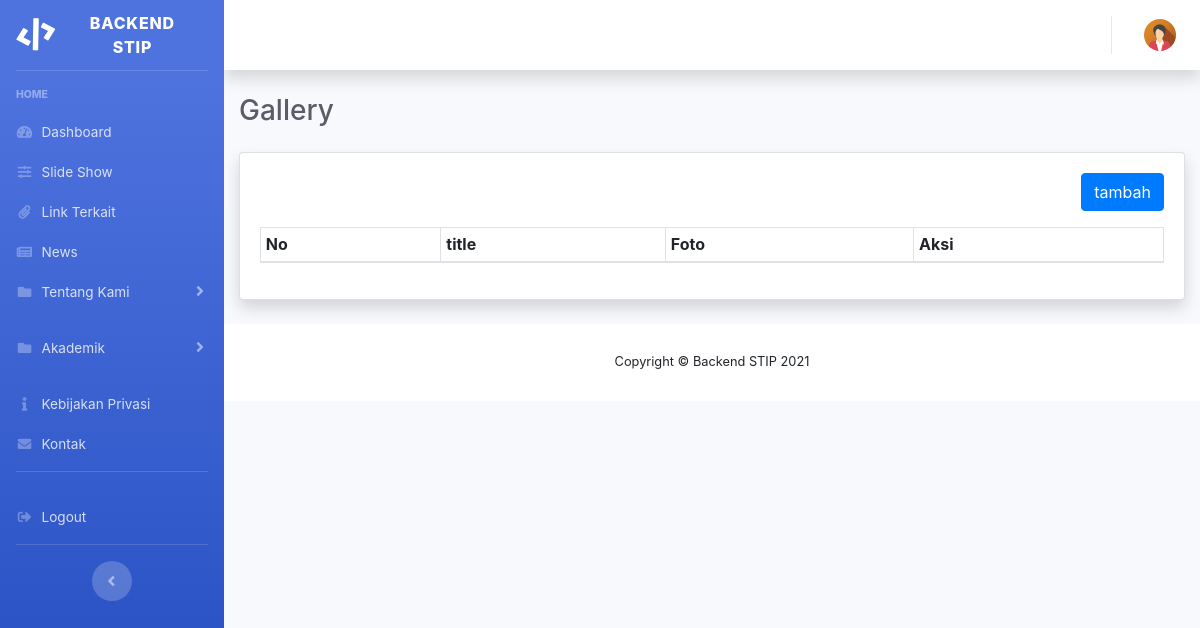
The app's page /admin/gallery, older data.
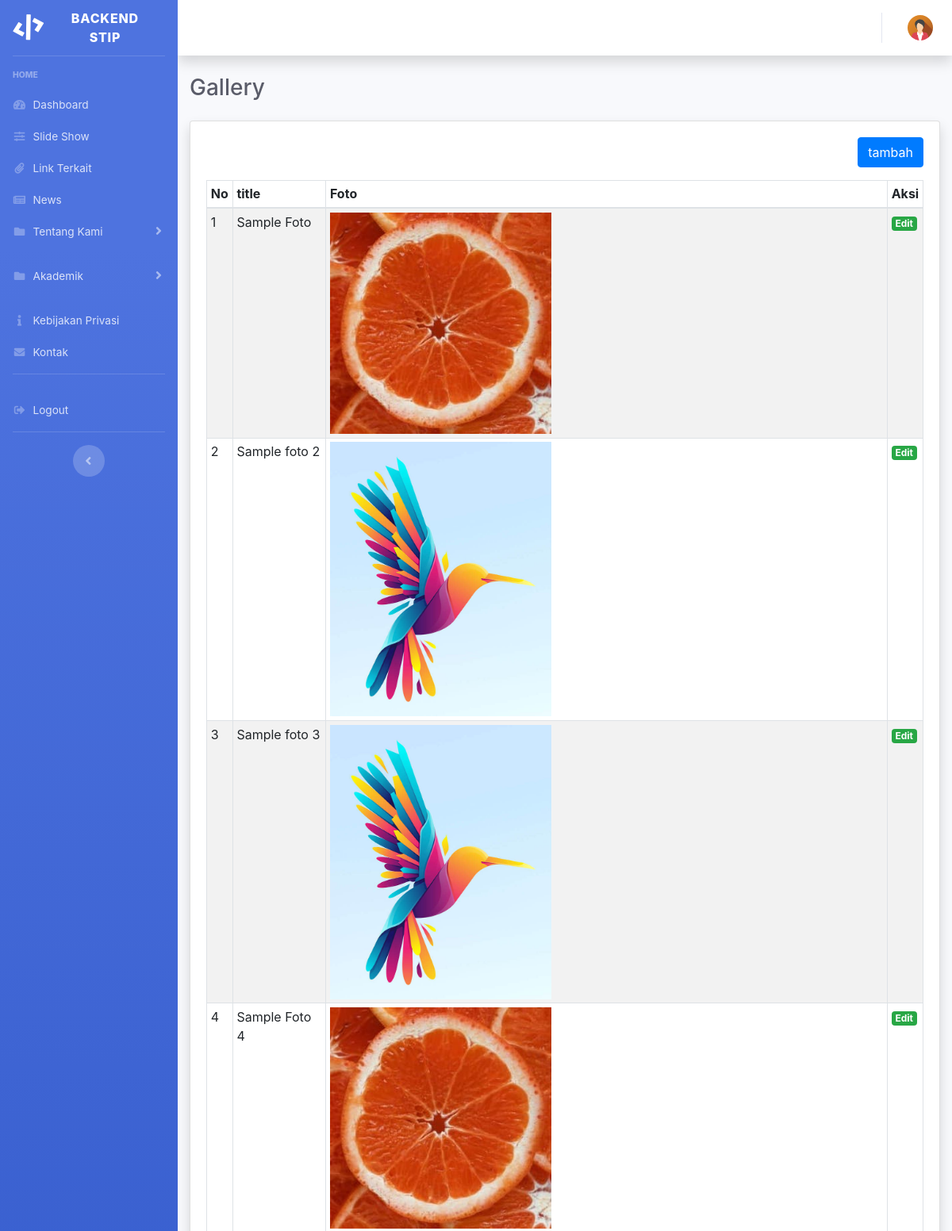
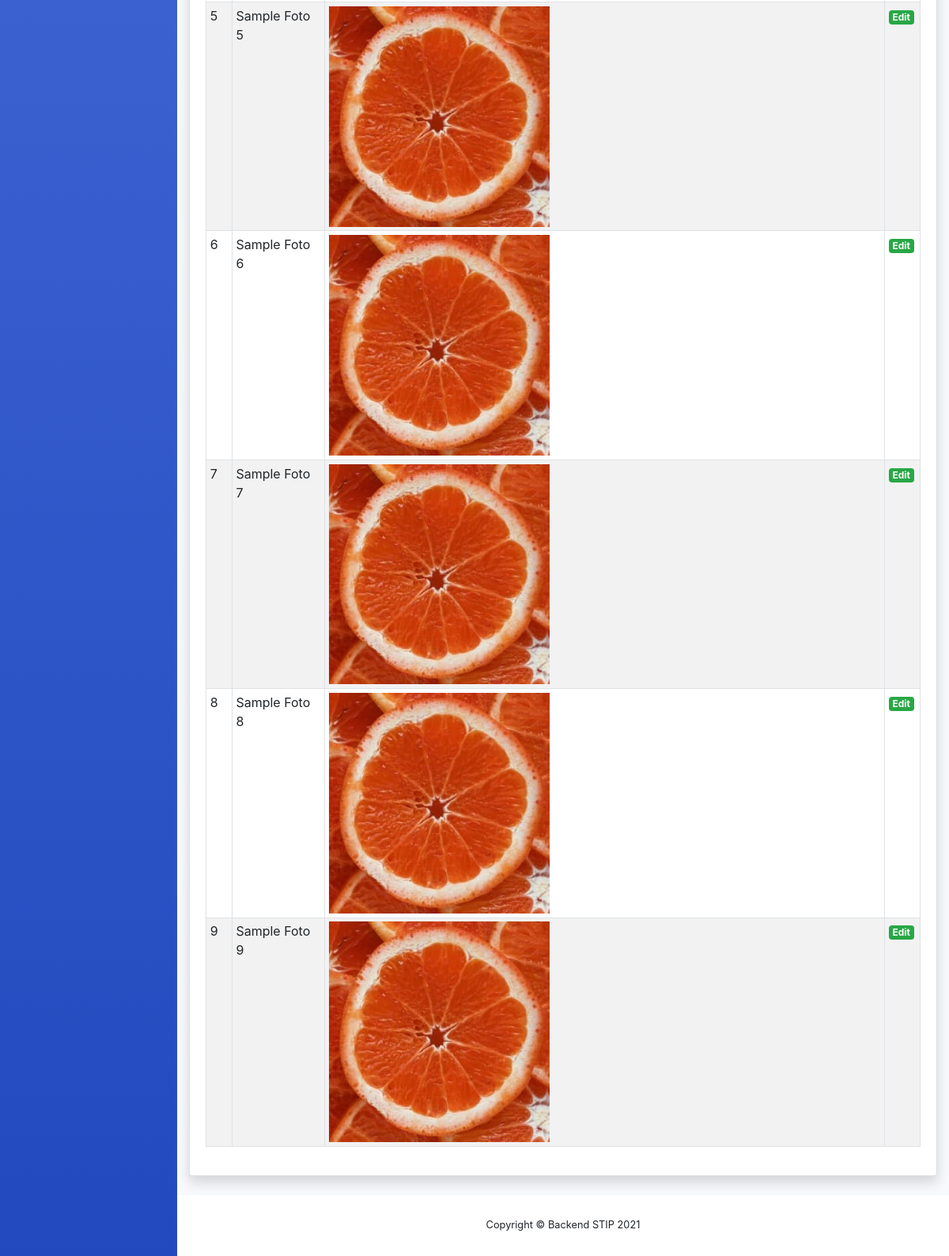
The same page, newer data (2 pictures, top to bottom).
### tables this page shows
CREATE TABLE `gallery` (
  `id` int(11) NOT NULL,
  `title` varchar(255) NOT NULL,
  `foto` varchar(255) NOT NULL
);

### application/controllers/Admin.php (called while the page is built, shortened)
<?php
class Admin extends CI_Controller
{
    public function __construct()
    {
        $this->load->helper(array('form', 'url', 'file'));
        $this->load->model('admin_model');
    }
    public function gallery()
    {
        $data['title'] = 'Gallery';
        $this->load->model('Admin_model', 'gallery');
        $data['gallery'] = $this->gallery->getallgallery();
        $this->load->view('admin/themes/header');
        $this->load->view('admin/gallery/content',$data);
        $this->load->view('admin/themes/footer');
    }
}

### index.php (called while the page is built, shortened)
<?php
require_once BASEPATH.'core/CodeIgniter.php';

### application/models/Admin_model.php (called while the page is built, shortened)
<?php
class Admin_model extends CI_Model {
public function getallgallery()
{
	$sql = $this->db->query("select * from gallery ");
	$data = $sql->result_array();
	return $data;
}
} ?>

### application/views/admin/gallery/content.php (the view, shortened to what this page needs)
<div class="container-fluid">
            <h5 class="h3 mb-4 text-gray-800"><?=$title;?></h5>
            <div class="card shadow mb-4">
                <div class="card-body">
                <div class=" pb-3 d-flex flex-row-reverse">
                    <a href=" <?php echo base_url('admin/add_gallery'); ?>" class=" btn btn-primary">tambah</a>
                </div>
                    <table class="table table-striped table-bordered table-sm"  width="100%" cellspacing="0">
                        <thead>
                            <tr>
                                <th>No</th>
                                <th>title</th>
                                <th>Foto</th>
                                <th>Aksi</th>
                            </tr>
                        </thead>
                        <tbody>
                        <?php
                        $jumlah = count($gallery);
                        for($i=0;$i<$jumlah;$i++){
                        ?>
                            <tr>
                                <td> <?= $gallery[$i]['id'] ?></td>
                                <td><?= $gallery[$i]['title']?></td>
                                <td><img src="<?= $gallery[$i]['foto']?>" class="img-fluid img-thumbnai" width="40%" ></td>
                                <td  width="5%">
                                    <a href="<?= base_url('admin/edit_gallery/'.$gallery[$i]['id']); ?>" type="button"
                                        class="badge badge-success">Edit</a>
                                </td>
                            </tr>
                        <?php } ?>
                        </tbody>
                    </table>
                </div>
            </div>
        </div>

Row changes from the older to the newer data that the page shows:
added gallery: id "1", title "Sample Foto", foto (picture)
added gallery: id "2", title "Sample foto 2", foto (picture)
added gallery: id "3", title "Sample foto 3", foto (picture)
added gallery: id "4", title "Sample Foto 4", foto (picture)
added gallery: id "5", title "Sample Foto 5", foto (picture)
added gallery: id "6", title "Sample Foto 6", foto (picture)
added gallery: id "7", title "Sample Foto 7", foto (picture)
added gallery: id "8", title "Sample Foto 8", foto (picture)
added gallery: id "9", title "Sample Foto 9", foto (picture)
